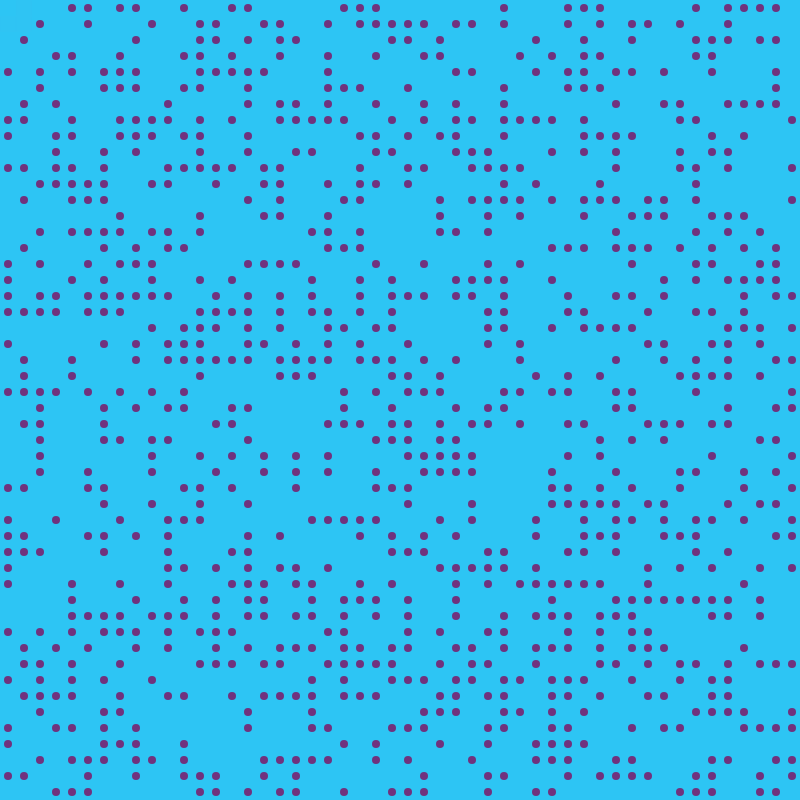
Frame 1 (no input)
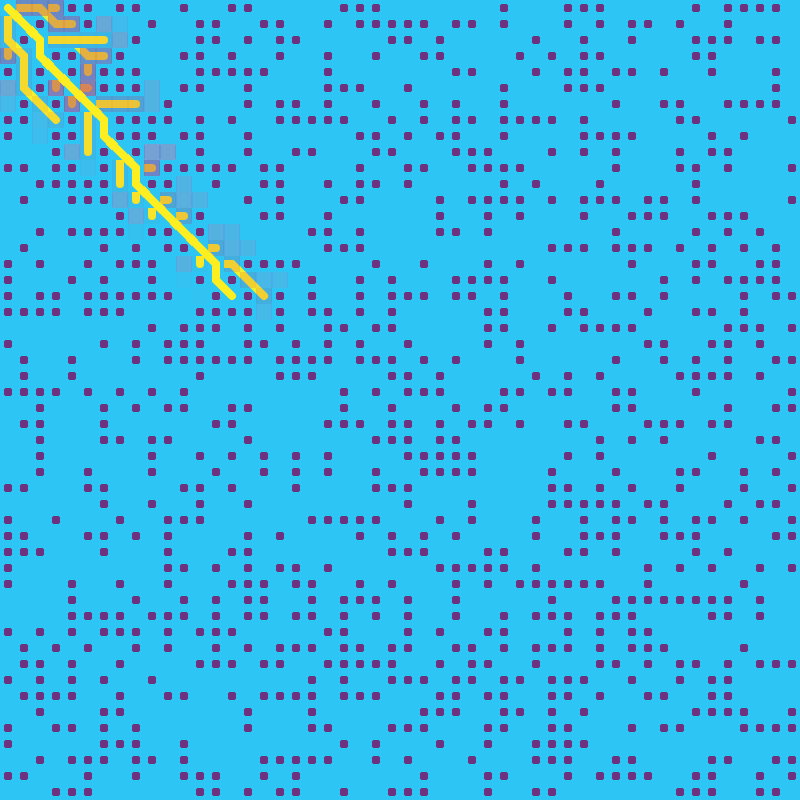
Frame 60 (no input)
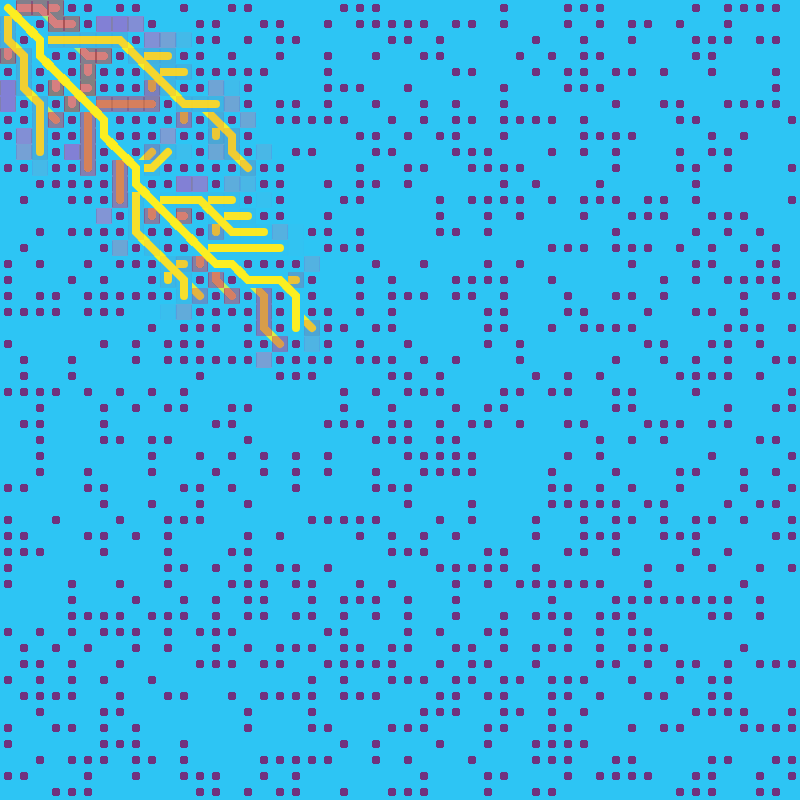
Frame 120 (the mouse pressed at the canvas centre since frame 60)

The p5.js sketch that drew these frames (run headless with seeded random() and noise() and a simulated clock; from frame 60 on, the mouse is pressed at the canvas centre):

// p5.js sketch
// ── sketch.js

function removeFromArray(arr, elt) {
  
    for (var i = arr.length - 1; i >= 0; i--) {
      if (arr[i] == elt) {
        arr.splice(i, 1);
      }
    }
  }
  
  
  function heuristic(a, b) {
    var d = dist(a.i, a.j, b.i, b.j);
   
    return d;
  }
  
  var cols = 50;
  var rows = 50;
  
  
  var grid = new Array(cols);
  
  
  var openSet = [];
  var closedSet = [];
  
  
  var start;
  var end;
  
  
  var w, h;
  
  
  var path = [];
  
  function setup() {
    createCanvas(800, 800);
    randomSeed(3);
    console.log('A*');
  
  
    w = width / cols;
    h = height / rows;
  
    
    for (var i = 0; i < cols; i++) {
      grid[i] = new Array(rows);
    }
  
    for (var i = 0; i < cols; i++) {
      for (var j = 0; j < rows; j++) {
        grid[i][j] = new Spot(i, j);
      }
    }
  
    for (var i = 0; i < cols; i++) {
      for (var j = 0; j < rows; j++) {
        grid[i][j].addNeighbors(grid);
      }
    }
  
  
    start = grid[0][0];
    end = grid[cols - 1][rows - 1];
    start.wall = false;
    end.wall = false;
  
    openSet.push(start);
    background(45, 197, 244);
  }
  
  function draw() {
  
    if (openSet.length > 0) {
  
     
      var winner = 0;
      for (var i = 0; i < openSet.length; i++) {
        if (openSet[i].f < openSet[winner].f) {
          winner = i;
        }
      }
      var current = openSet[winner];
  
      if (current === end) {
        noLoop();
        console.log("DONE!");
      }
  
      removeFromArray(openSet, current);
      closedSet.push(current);
  
      var neighbors = current.neighbors;
      for (var i = 0; i < neighbors.length; i++) {
        var neighbor = neighbors[i];
  
  
        if (!closedSet.includes(neighbor) && !neighbor.wall) {
          var tempG = current.g + heuristic(neighbor, current);
  
         
          var newPath = false;
          if (openSet.includes(neighbor)) {
            if (tempG < neighbor.g) {
              neighbor.g = tempG;
              newPath = true;
            }
          } else {
            neighbor.g = tempG;
            newPath = true;
            openSet.push(neighbor);
          }
  
          
          if (newPath) {
            neighbor.h = heuristic(neighbor, end);
            neighbor.f = neighbor.g + neighbor.h;
            neighbor.previous = current;
          }
        }
  
      }
    
    } else {
      console.log('no solution');
      noLoop();
      return;
    }
  
    background(45, 197, 244,1);
  
    for (var i = 0; i < cols; i++) {
      for (var j = 0; j < rows; j++) {
        grid[i][j].show();
      }
    }
  
    for (var i = 0; i < closedSet.length; i++) {
      closedSet[i].show(color(236, 1, 90, 3));
    }
  
    for (var i = 0; i < openSet.length; i++) {
      openSet[i].show(color(240, 99, 164, 3));
    }
  
  
    path = [];
    var temp = current;
    path.push(temp);
    while (temp.previous) {
      path.push(temp.previous);
      temp = temp.previous;
    }
  
    for (var i = 0; i < path.length; i++) {
    path[i].show(color(45, 197, 244));
    }
  
    noFill();
    stroke(252, 238, 33);
    strokeWeight(w / 2);
    beginShape();
    for (var i = 0; i < path.length; i++) {
      vertex(path[i].i * w + w / 2, path[i].j * h + h / 2);
    }
    endShape();
  
  
  
  }
// ── spot.js

function Spot(i, j) {

    this.i = i;
    this.j = j;
  
    
    this.f = 0;
    this.g = 0;
    this.h = 0;
  
  
    this.neighbors = [];
  
  
    this.previous = undefined;
  
  
    this.wall = false;
    if (random(1) < 0.4) {
      this.wall = true;
    }
  
  
    this.show = function(col) {
      if (this.wall) {
        fill(112, 50, 126);
        noStroke();
        ellipse(this.i * w + w / 2, this.j * h + h / 2, w / 2, h / 2);
      } else if (col) {
        fill(col);
        rect(this.i * w, this.j * h, w, h);
      }
    }
  
  
    this.addNeighbors = function(grid) {
      var i = this.i;
      var j = this.j;
      if (i < cols - 1) {
        this.neighbors.push(grid[i + 1][j]);
      }
      if (i > 0) {
        this.neighbors.push(grid[i - 1][j]);
      }
      if (j < rows - 1) {
        this.neighbors.push(grid[i][j + 1]);
      }
      if (j > 0) {
        this.neighbors.push(grid[i][j - 1]);
      }
      if (i > 0 && j > 0) {
        this.neighbors.push(grid[i - 1][j - 1]);
      }
      if (i < cols - 1 && j > 0) {
        this.neighbors.push(grid[i + 1][j - 1]);
      }
      if (i > 0 && j < rows - 1) {
        this.neighbors.push(grid[i - 1][j + 1]);
      }
      if (i < cols - 1 && j < rows - 1) {
        this.neighbors.push(grid[i + 1][j + 1]);
      }
    }
  }
